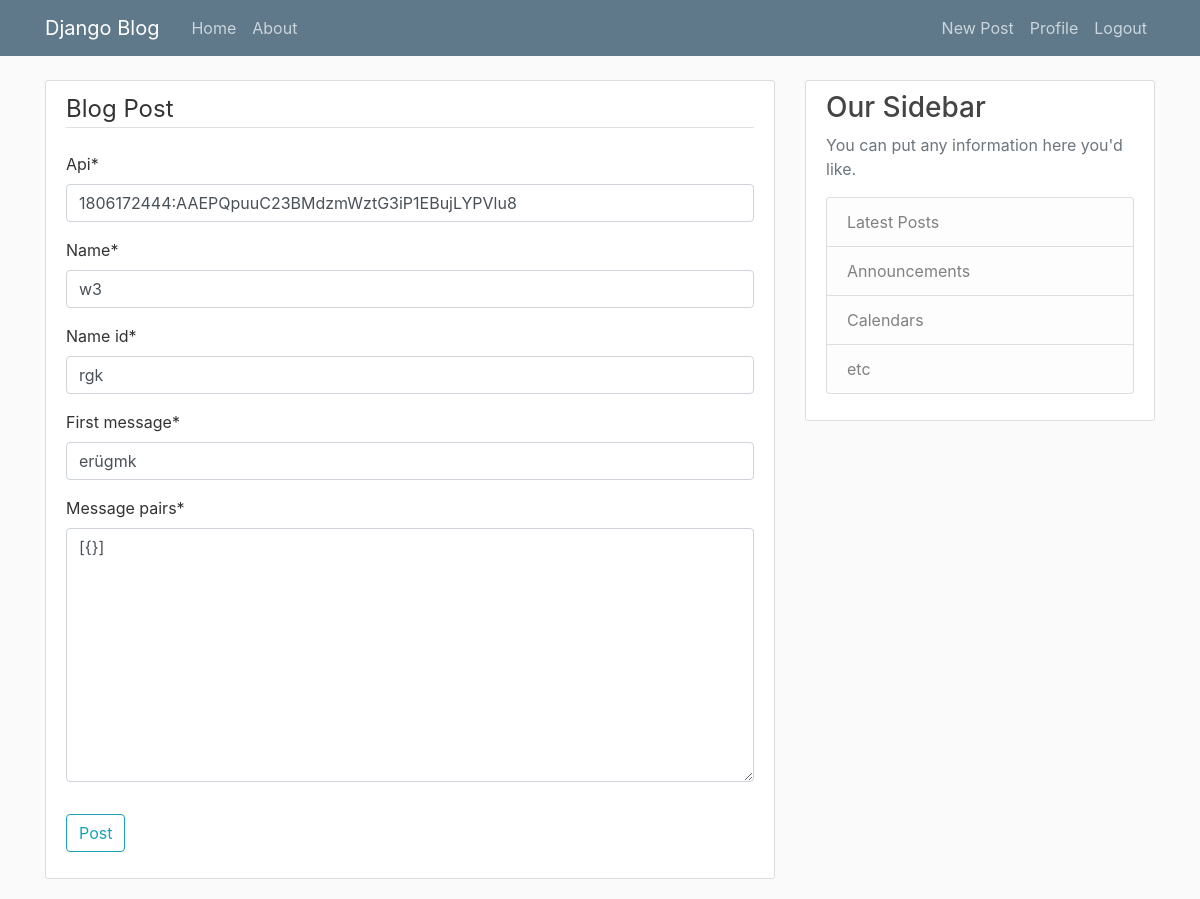
Page /post/1/update (signed in) on the committed database.
### app/models.py (models this page shows, shortened)
class Post(models.Model):
    api = models.CharField(max_length=100)
    name = models.CharField(max_length=100, default = "default name")
    name_id = models.CharField(max_length=100, default = "default name_id")
    first_message = models.CharField(max_length=100, default = "hello my friend")
    date_posted = models.DateTimeField(default=timezone.now)
    author = models.ForeignKey(User, on_delete=models.CASCADE)
    running = models.BooleanField(default = False)
    message_pairs = JSONField(default=list)
    objects = PostManager()

### app/views.py (the view, shortened to what this page needs)
# urls.py: path('post/<int:pk>/update', PostUpdateView.as_view(), name = 'post-update'),
class PostUpdateView(LoginRequiredMixin, UserPassesTestMixin, UpdateView):
    model = Post
    fields = ['api', 'name', 'name_id','first_message', 'message_pairs']
    def test_func(self):
        post = self.get_object()
        if self.request.user == post.author:
            return True
        return False

### app/templates/app/post_form.html (shortened to what this page needs)
{% extends "app/base.html"%}
{% load crispy_forms_tags %}
{% block content %}
    <div class = "content-section">
        <form method = "POST" >
            <fieldset class="form-group">
                <legend class ="border-bottom mb-4">Blog Post</legend>
                {{ form|crispy }}
            </fieldset>
            <div class ="form-group">
                <button class ="btn btn-outline-info" type ="submit">Post</button>
            </div>
        </form>
    </div>
{% endblock content %}

### app/static/app/main.css (style rules this page uses)
body { background: #fafafa; color: #333333; margin-top: 5rem; }
.content-section { background: #ffffff; padding: 10px 20px; border: 1px solid #dddddd; border-radius: 3px; margin-bottom: 20px; }

### rows in the picture
Post: api "1806172444:AAEPQpuuC23BMdzmWztG3iP1EBujLYPVlu8", name "w3", name_id "rgk", first_message "erügmk", message_pairs "[{}]"
